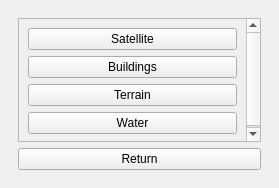
<?xml version="1.0" encoding="UTF-8"?>
<ui version="4.0">
 <class>TygronDockWidgetBase</class>
 <widget class="QDockWidget" name="TygronDockWidgetBase">
  <property name="geometry">
   <rect>
    <x>0</x>
    <y>0</y>
    <width>279</width>
    <height>188</height>
   </rect>
  </property>
  <property name="windowTitle">
   <string>Tygron</string>
  </property>
  <widget class="QWidget" name="dockWidgetContents">
   <property name="sizePolicy">
    <sizepolicy hsizetype="Preferred" vsizetype="Preferred">
     <horstretch>0</horstretch>
     <verstretch>0</verstretch>
    </sizepolicy>
   </property>
   <property name="minimumSize">
    <size>
     <width>0</width>
     <height>0</height>
    </size>
   </property>
   <layout class="QGridLayout" name="gridLayout">
    <item row="0" column="0">
     <widget class="QStackedWidget" name="stackedWidget">
      <property name="currentIndex">
       <number>4</number>
      </property>
      <widget class="QWidget" name="LoginPage">
       <property name="enabled">
        <bool>true</bool>
       </property>
       <layout class="QVBoxLayout" name="verticalLayout_2">
        <item>
         <layout class="QVBoxLayout" name="verticalLayout">
          <property name="sizeConstraint">
           <enum>QLayout::SetNoConstraint</enum>
          </property>
          <item>
           <widget class="QLabel" name="LoginMainLabel">
            <property name="font">
             <font>
              <family>MS Shell Dlg 2</family>
              <weight>75</weight>
              <bold>true</bold>
              <underline>false</underline>
              <kerning>false</kerning>
             </font>
            </property>
            <property name="text">
             <string>Welcome to Tygron!</string>
            </property>
            <property name="alignment">
             <set>Qt::AlignCenter</set>
            </property>
           </widget>
          </item>
          <item>
           <widget class="QgsFilterLineEdit" name="UsernameEntry">
            <property name="qgisRelation" stdset="0">
             <string notr="true"/>
            </property>
           </widget>
          </item>
          <item>
           <widget class="QgsPasswordLineEdit" name="PasswordEntry"/>
          </item>
          <item>
           <widget class="QPushButton" name="LoginButton">
            <property name="text">
             <string>Log In</string>
            </property>
           </widget>
          </item>
          <item>
           <widget class="QLabel" name="LoginStatusLabel">
            <property name="text">
             <string/>
            </property>
            <property name="alignment">
             <set>Qt::AlignCenter</set>
            </property>
           </widget>
          </item>
         </layout>
        </item>
       </layout>
      </widget>
      <widget class="QWidget" name="homePage">
       <layout class="QVBoxLayout" name="verticalLayout_3">
        <item>
         <widget class="QLabel" name="HomeLabel">
          <property name="font">
           <font>
            <weight>75</weight>
            <bold>true</bold>
           </font>
          </property>
          <property name="text">
           <string>Welcome, {user}!</string>
          </property>
          <property name="alignment">
           <set>Qt::AlignCenter</set>
          </property>
         </widget>
        </item>
        <item>
         <widget class="QLabel" name="HomeLastProjectLabel">
          <property name="text">
           <string>Last project: {project_name}</string>
          </property>
         </widget>
        </item>
        <item>
         <widget class="QPushButton" name="HomeOpenProject">
          <property name="text">
           <string>Open Project</string>
          </property>
         </widget>
        </item>
        <item>
         <widget class="QPushButton" name="LogoutButton">
          <property name="text">
           <string>Log out</string>
          </property>
         </widget>
        </item>
       </layout>
      </widget>
      <widget class="QWidget" name="ProjectSelection">
       <layout class="QVBoxLayout" name="verticalLayout_4">
        <item>
         <widget class="QLabel" name="ProjectSelectionLabel">
          <property name="font">
           <font>
            <weight>75</weight>
            <bold>true</bold>
           </font>
          </property>
          <property name="text">
           <string>Enter a project name to open</string>
          </property>
          <property name="alignment">
           <set>Qt::AlignCenter</set>
          </property>
         </widget>
        </item>
        <item>
         <widget class="QLabel" name="ProjectSelectionCommentLabel">
          <property name="text">
           <string>Inactive projects will take a moment to start</string>
          </property>
          <property name="alignment">
           <set>Qt::AlignCenter</set>
          </property>
         </widget>
        </item>
        <item>
         <widget class="QLineEdit" name="ProjectSelectionInput">
          <property name="inputMask">
           <string/>
          </property>
          <property name="text">
           <string/>
          </property>
          <property name="alignment">
           <set>Qt::AlignCenter</set>
          </property>
         </widget>
        </item>
        <item>
         <widget class="QPushButton" name="ProjectSelectionButton">
          <property name="text">
           <string>Enter Session</string>
          </property>
         </widget>
        </item>
        <item>
         <widget class="QPushButton" name="ProjectSelectionReturnButton">
          <property name="text">
           <string>Return</string>
          </property>
         </widget>
        </item>
       </layout>
      </widget>
      <widget class="QWidget" name="Session">
       <layout class="QVBoxLayout" name="verticalLayout_5">
        <item>
         <widget class="QLabel" name="SessionNameLabel">
          <property name="font">
           <font>
            <weight>75</weight>
            <bold>true</bold>
           </font>
          </property>
          <property name="text">
           <string>TextLabel</string>
          </property>
          <property name="alignment">
           <set>Qt::AlignCenter</set>
          </property>
         </widget>
        </item>
        <item>
         <widget class="QPushButton" name="SessionOverlays">
          <property name="text">
           <string>Overlays</string>
          </property>
         </widget>
        </item>
        <item>
         <widget class="QPushButton" name="SessionKillButton">
          <property name="font">
           <font>
            <weight>75</weight>
            <bold>true</bold>
           </font>
          </property>
          <property name="text">
           <string>Kill Session</string>
          </property>
         </widget>
        </item>
        <item>
         <widget class="QPushButton" name="SessionReturnButton">
          <property name="text">
           <string>Leave Session</string>
          </property>
         </widget>
        </item>
       </layout>
      </widget>
      <widget class="QWidget" name="overlaysPage">
       <layout class="QVBoxLayout" name="verticalLayout_6">
        <item>
         <widget class="QScrollArea" name="OverlaysQuickImports">
          <property name="widgetResizable">
           <bool>true</bool>
          </property>
          <widget class="QWidget" name="scrollAreaWidgetContents">
           <property name="geometry">
            <rect>
             <x>0</x>
             <y>-29</y>
             <width>228</width>
             <height>128</height>
            </rect>
           </property>
           <layout class="QVBoxLayout" name="verticalLayout_7">
            <item>
             <widget class="QPushButton" name="OverlaysQuickSatellite">
              <property name="text">
               <string>Satellite</string>
              </property>
             </widget>
            </item>
            <item>
             <widget class="QPushButton" name="OverlaysQuickBuildings">
              <property name="text">
               <string>Buildings</string>
              </property>
             </widget>
            </item>
            <item>
             <widget class="QPushButton" name="OverlaysQuickTerrain">
              <property name="text">
               <string>Terrain</string>
              </property>
             </widget>
            </item>
            <item>
             <widget class="QPushButton" name="OverlaysQuickWater">
              <property name="text">
               <string>Water</string>
              </property>
             </widget>
            </item>
           </layout>
          </widget>
         </widget>
        </item>
        <item>
         <widget class="QPushButton" name="OverlaysReturnButton">
          <property name="text">
           <string>Return</string>
          </property>
         </widget>
        </item>
       </layout>
      </widget>
     </widget>
    </item>
   </layout>
  </widget>
 </widget>
 <customwidgets>
  <customwidget>
   <class>QgsFilterLineEdit</class>
   <extends>QLineEdit</extends>
   <header>qgsfilterlineedit.h</header>
  </customwidget>
  <customwidget>
   <class>QgsPasswordLineEdit</class>
   <extends>QLineEdit</extends>
   <header>qgspasswordlineedit.h</header>
  </customwidget>
 </customwidgets>
 <resources/>
 <connections/>
</ui>
